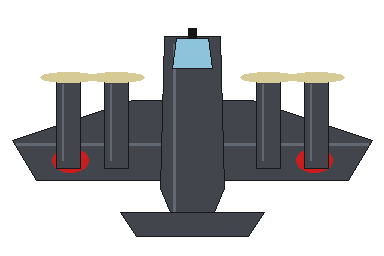
#> input picture tools/ayako_frame0.png, 384 x 256 px
$ python -i process_arctic_islands.py   (imports and definitions only)
#> lines starting #> are read from the running program, lines starting #| are printed output that depends on the picture
#!/usr/bin/env python3
"""
tools/process_arctic_islands.py
Processes the user's 5 authentic Arctic/Canada circular island artworks:
1. island_arctic_1: Frozen Flak Bunker & Icebound Landing Ship
2. island_arctic_2: Penguin Colony & Harbor Seal
3. island_arctic_3: Glacial Ice Spire Fortress & Sea Cave
4. island_arctic_4: Dual Igloos with Warm Firelight
5. island_arctic_5: Arctic Airfield & Snow Runway (27/09) with Fighter & Hangar

Applies smooth radial alpha feathering to blend seamlessly into cold North Atlantic ocean waters.
"""

import numpy as np
from PIL import Image
from pathlib import Path

def process_arctic_island(source_path, target_size=340):
#> called with source_path = 'ayako_frame0.png', target_size = 340
    img = Image.open(source_path).convert("RGBA")
#> img is the input picture: PIL image 384x256 RGBA; mean R, G, B, A 27.6, 28.5, 28.8, 93.3
    w, h = img.size # 1024, 559
#> w = 384; h = 256

    cx, cy = w // 2, h // 2
#> cx = 192; cy = 128
    crop_w, crop_h = 680, 680
    pad_y = (crop_h - h) // 2
#> pad_y = 212

    corner_col = tuple(img.getpixel((15, 15))[:3])
#> corner_col = (0, 0, 0)

    sq_img = Image.new("RGBA", (crop_w, crop_h), corner_col + (255,))
    src_crop_x0 = max(0, cx - crop_w // 2)
#> src_crop_x0 = 0
    src_crop_x1 = min(w, cx + crop_w // 2)
#> src_crop_x1 = 384
    sub = img.crop((src_crop_x0, 0, src_crop_x1, h))
    sq_img.paste(sub, (0, pad_y))
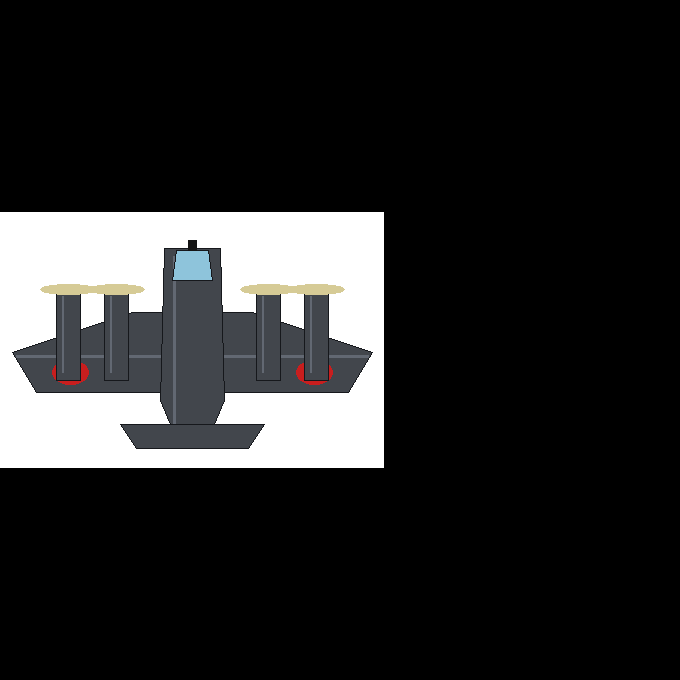
#> sq_img: PIL image 680x680 RGBA; mean R, G, B, A 5.9, 6.1, 6.1, 220.6; transparent parts drawn white

    arr = np.array(sq_img).astype(np.float32)
    sh, sw, _ = arr.shape
#> sh = 680; sw = 680
    scy, scx = sh / 2.0, sw / 2.0
#> scy = 340; scx = 340

    y, x = np.ogrid[:sh, :sw]
#> y = 680 values from 0 to 679
    dx = (x - scx) / (sw * 0.44)
    dy = (y - scy) / (sh * 0.40)
#> dy = 680 values from -1.25 to 1.25
    dist = np.sqrt(dx*dx + dy*dy)

    r_solid = 0.82
    r_zero = 1.00

    alpha = np.ones_like(dist, dtype=np.float32)
    fade_mask = (dist >= r_solid) & (dist < r_zero)
    t = (dist[fade_mask] - r_solid) / (r_zero - r_solid)
    alpha[fade_mask] = 0.5 * (1.0 + np.cos(t * np.pi))
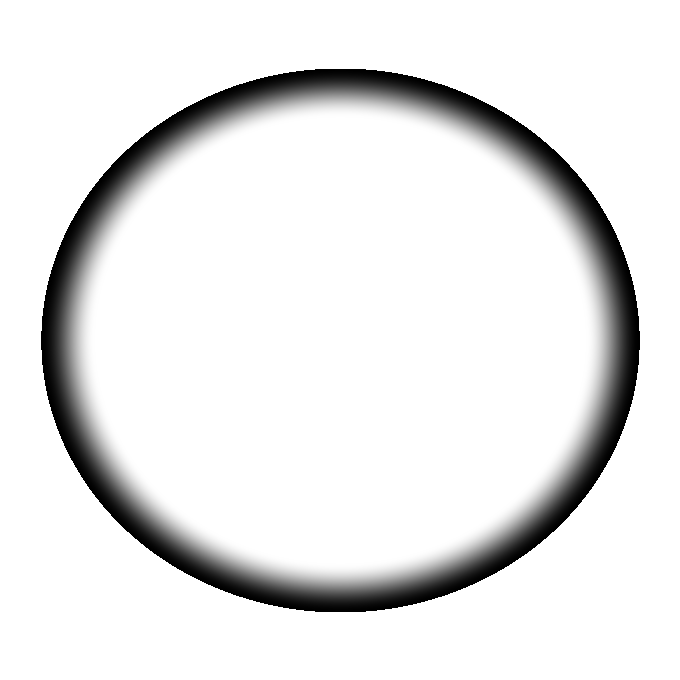
#> alpha: shape (680, 680) float32; min 4.58e-08, max 1, mean 0.906
    alpha[dist >= r_zero] = 0.0

    arr[:, :, 3] = np.clip(alpha * 255.0, 0, 255)
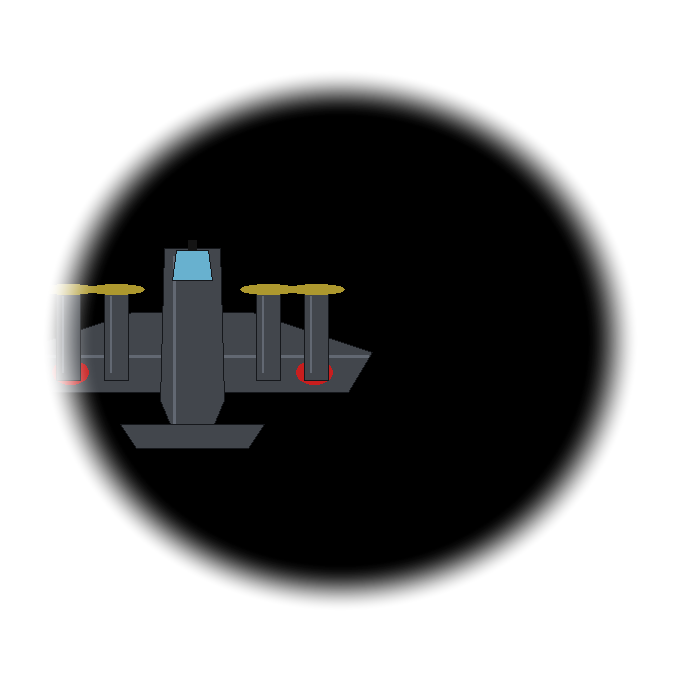
#> arr: shape (680, 680, 4) float32; mean R, G, B, A 5.9, 6.1, 6.1, 117.2; transparent parts drawn white
    feathered_img = Image.fromarray(arr.astype(np.uint8), mode="RGBA")

    # Resize to target game dimension
    return feathered_img.resize((target_size, target_size), Image.Resampling.LANCZOS)

def main():
    user_dir = Path("/Users/christhompson/.gemini/antigravity-ide/brain/ec418452-c387-4511-87ec-4bed8eda2a62/.user_uploaded")
    dest_dir = Path("games/skyace/sprites")
    dest_dir.mkdir(parents=True, exist_ok=True)
    art_dir = Path("/Users/christhompson/.gemini/antigravity-ide/brain/ec418452-c387-4511-87ec-4bed8eda2a62")

    arctic_sources = [
        ("island_arctic_1", user_dir / "media_1789028496363.jpg", "Frozen Flak Bunker & Ship"),
        ("island_arctic_2", user_dir / "media_1789028543952.jpg", "Penguin Colony & Seal"),
        ("island_arctic_3", user_dir / "media_1789028615259.jpg", "Glacial Spire Fortress"),
        ("island_arctic_4", user_dir / "media_1789028773099.jpg", "Dual Igloos with Firelight"),
        ("island_arctic_5", user_dir / "media_1789028960862.jpg", "Arctic Runway 27/09 & Hangar"),
    ]

    print("[Sky Ace] Processing 5 authentic Arctic/Canada circular islands...")
    for fname, src, label in arctic_sources:
        if not src.exists():
            print(f"Error: missing source {src}")
            continue
        island_img = process_arctic_island(src, target_size=340)
        out_spr = dest_dir / f"{fname}.png"
        out_art = art_dir / f"{fname}.png"
        island_img.save(out_spr)
        island_img.save(out_art)
        print(f"✓ Saved {fname}.png ({label})")

# [2 lines not run here, left out]

>>> result = process_arctic_island('ayako_frame0.png')
